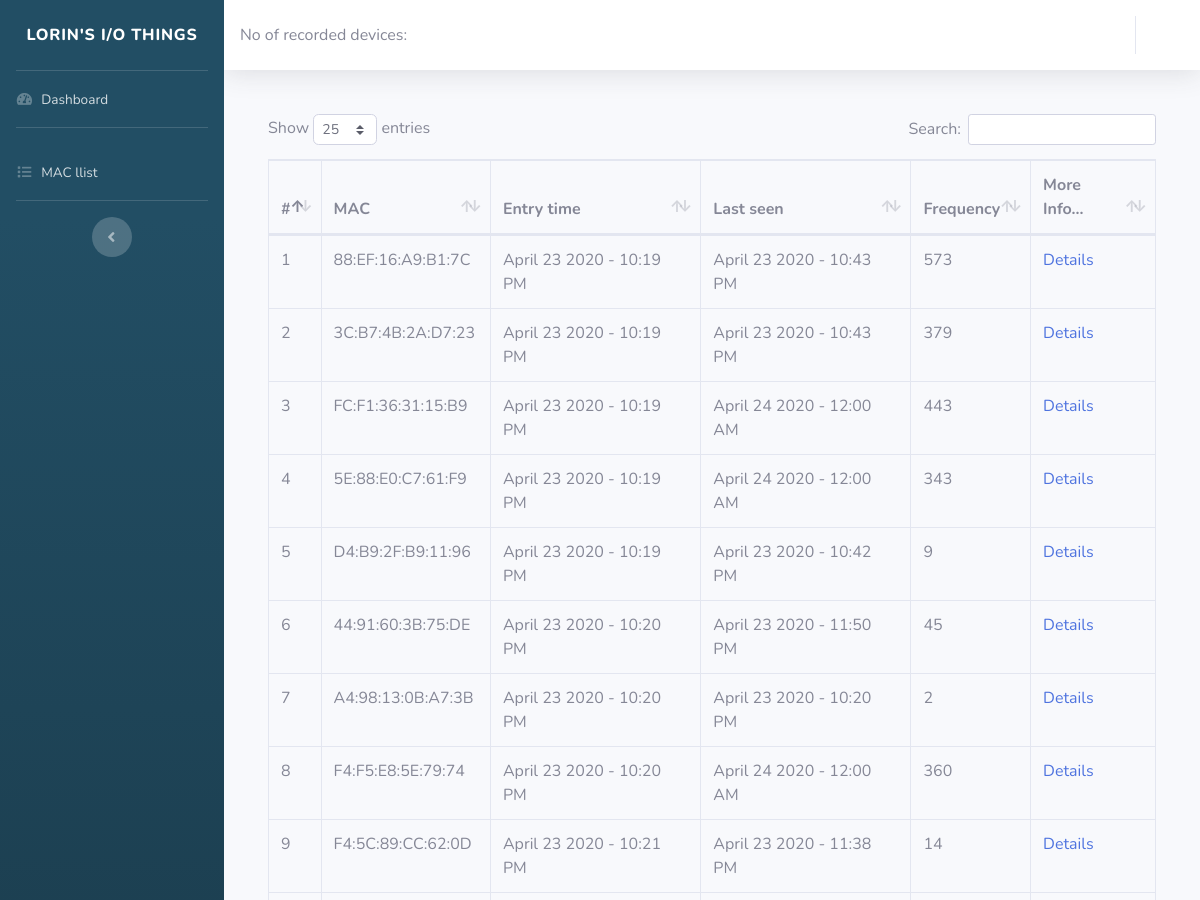
Before: /macs (upper part) with the older database file.
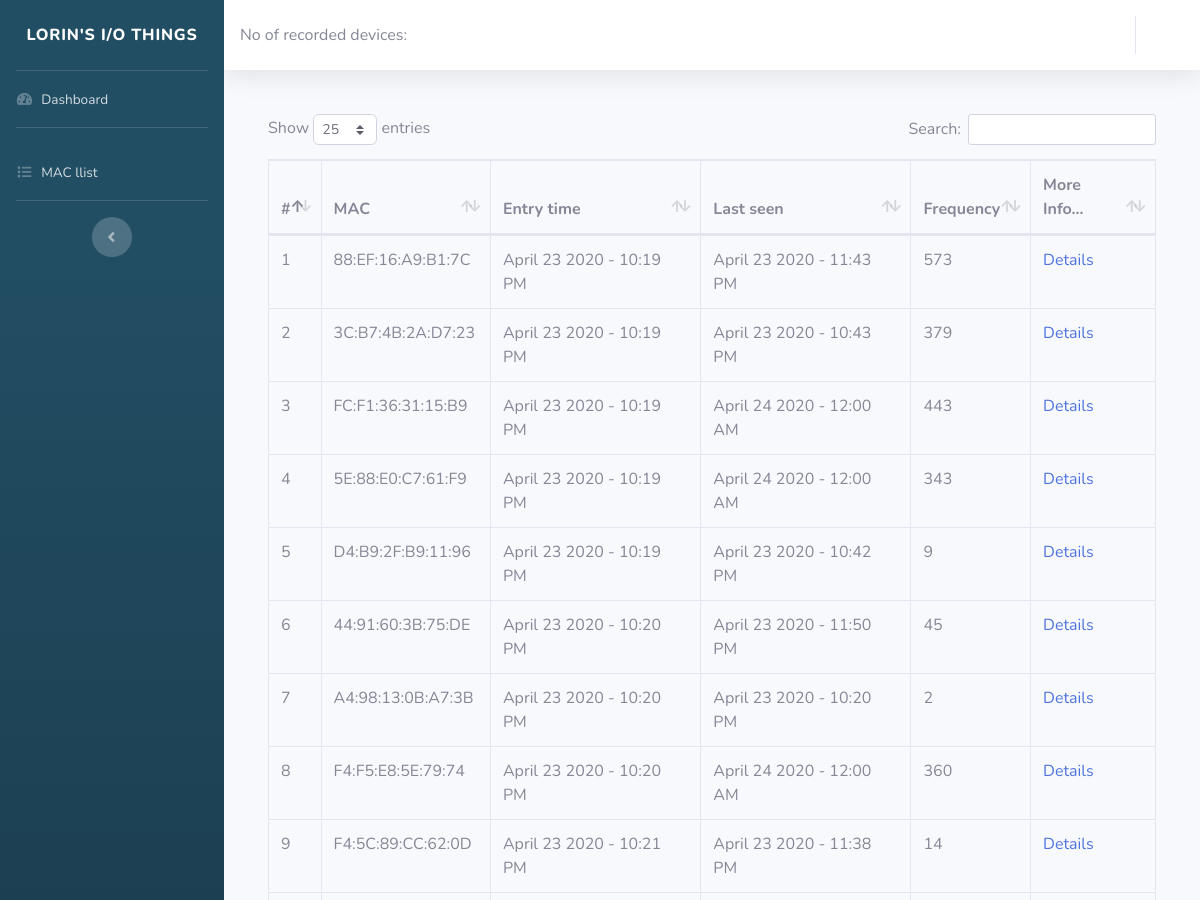
After: the same page with the newer database file.
### tables this page shows
CREATE TABLE mac_log (
            id INTEGER PRIMARY KEY AUTOINCREMENT,
            mac TEXT,
            enter_datetime DATETIME,
            last_seen DATETIME,
            hz INTEGER DEFAULT 0
        );

### app/routes.py (the view)
@app.route('/macs', methods=['GET'])
def macs():
    mac_log = db.engine.execute('SELECT * FROM mac_log')
    return render_template('macs.html', mac_log=mac_log)

### app/routes.py (called while the page is built)
@app.template_filter('formatdatetime')
def format_datetime(value, format="%Y-%m-%d %H:%M:%S.%f"):
    if value is None:
        return ""
    dt = datetime.strptime(value, format)
    return dt.strftime('%B %d %Y - %I:%M %p')

### app/templates/macs.html (shortened to what this page needs)
{% extends 'base.html' %}
{% block content %}
<div id="content">
    {% include 'partials/_topbar.html' %}
    <div class="container-fluid">
      <div class="card-body">
        <div class="table-responsive">
          <table class="table table-bordered" data-page-length='25' id="dataTable" width="100%" cellspacing="0">
            <thead>
                <tr>
                    <th>#</th>
                    <th>MAC</th>
                    <th>Entry time</th>
                    <th>Last seen</th>
                    <th>Frequency</th>
                    <th>More Info...</th>
                </tr>
            </thead>
            <tbody>
                {% for mac in mac_log %}
                <tr>
                  <td>{{mac.id}}</td>
                  <td>{{mac.mac}}</td>
                  <td>{{mac.enter_datetime | formatdatetime}}</td>
                  <td>{{mac.last_seen | formatdatetime}}</td>
                  <td>{{mac.hz }}</td>
                  <td>
                      <a href="{{ url_for('details', mac=mac.mac) }}">Details</a>
                    </td>
                </tr>
              {% endfor %}
            </tbody>
          </table>
        </div>
      </div>
    </div>
  </div>
    </div>
</div>
{% endblock %}

### app/templates/base.html (shortened to what this page needs)
<!DOCTYPE html>
<html lang="en">
<head><meta http-equiv="Content-Type" content="text/html; charset=utf-8">
  <link href="{{ url_for('static', filename='vendor/fontawesome-free/css/all.min.css') }}" rel="stylesheet" type="text/css">
  <link href="{{ url_for('static', filename='sb-admin-2.min.css') }}" rel="stylesheet">
  <link href="{{ url_for('static', filename='vendor/datatables/dataTables.bootstrap4.min.css') }}" rel="stylesheet">
  <link rel="stylesheet" href="{{ url_for('static', filename='Chart.css') }}" />
</head>
<body id="page-top">
  <div id="wrapper">
    {% include 'partials/_sidebar.html' %}
    <div id="content-wrapper" class="d-flex flex-column">
     {% block content %} {% endblock %}
</body>
</html>

### app/templates/partials/_sidebar.html
    <ul class="navbar-nav bg-gradient-primary sidebar sidebar-dark accordion" id="accordionSidebar" style='background-color: #224E64;'>
       <a class="sidebar-brand d-flex align-items-center justify-content-center" href="{{ url_for('index') }}">
         <div class="sidebar-brand-text">Lorin's I/O things</div>
       </a>
       <hr class="sidebar-divider my-0">
       <li class="nav-item">
         <a class="nav-link" href="{{ url_for('index') }}">
           <i class="fas fa-fw fa-tachometer-alt"></i>
           <span>Dashboard</span></a>
       </li>
       <hr class="sidebar-divider">
       <li class="nav-item">
         <a class="nav-link" href="{{ url_for('macs') }}">
           <i class="fas fa-fw fa-list"></i>
           <span>MAC llist</span></a>
       </li>
       <hr class="sidebar-divider d-none d-md-block">
       <div class="text-center d-none d-md-inline">
         <button class="rounded-circle border-0" id="sidebarToggle"></button>
       </div>
     </ul>

### app/templates/partials/_topbar.html (shortened to what this page needs)
<nav class="navbar navbar-expand navbar-light bg-white topbar mb-4 static-top shadow">
    No of recorded devices: {{device}}
    <ul class="navbar-nav ml-auto">
      <li class="nav-item dropdown no-arrow">
        <a class="nav-link dropdown-toggle" href="#" id="userDropdown" role="button" data-toggle="dropdown" aria-haspopup="true" aria-expanded="false">
        </a>
      </li>
    </ul>
  </nav>

### app/templates/base.html (style rules this page uses)
.bg-gradient-primary { background-color: #224E64; background-image: linear-gradient(180deg,#224E64 10%,rgb(18, 38, 48) 100%); background-size: cover; }

Changed rows visible on the page:
changed mac_log "88:EF:16:A9:B1:7C": last_seen "April 23 2020 - 10:43 PM" → "April 23 2020 - 11:43 PM"
